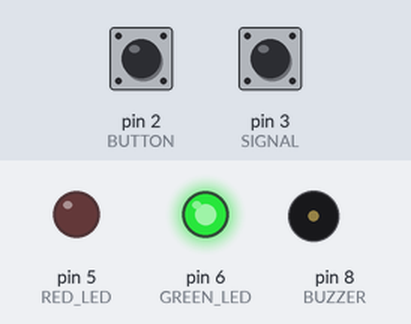
A sketch run on a simulated Arduino Uno, built with avr-gcc and run on an emulated ATmega328P. Parts: output pins drawn as LEDs (lit = HIGH), buzzer (waves = sounding). The test bench sets the inputs (shaded band); at power-on: pin 2 (BUTTON) HIGH, pin 3 (SIGNAL) HIGH.

Above: at 1.2 s.
1.3 s: pin 2 (BUTTON) pulled LOW for 0.15 s
At 2.1 s:
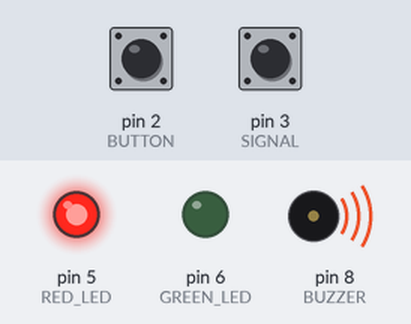
7.4 s: pin 3 (SIGNAL) pulled LOW for 0.15 s
At 8.0 s:
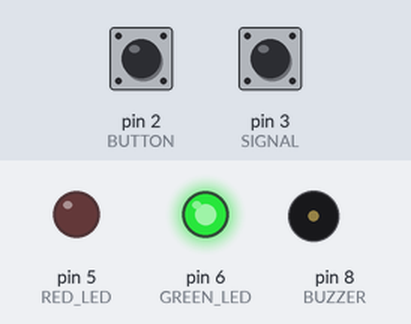
9.0 s: pin 2 (BUTTON) pulled LOW for 1 s
At 15.4 s:
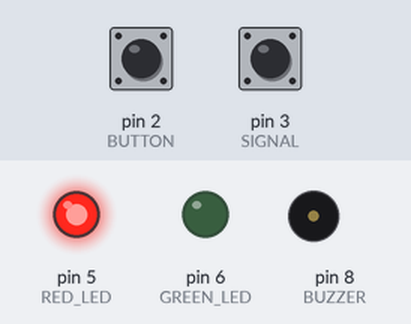
Timing chart, 0 to 16.9 s (numbered marks = the images above; inputs shaded):
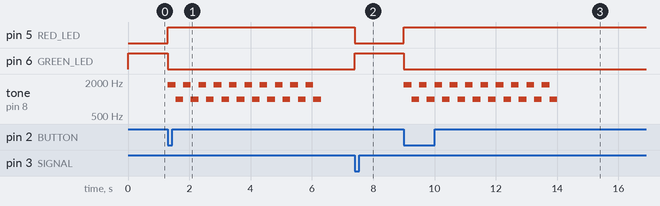

Measured:
- after the input at 1.3 s, pin 5 (RED_LED): LOW → HIGH at once; pin 6 (GREEN_LED): HIGH → LOW at once; tone on pin 8 (BUZZER): silent → 1800 Hz at once, then repeats every 0.50 s: 1000 Hz 0.25 s, 1800 Hz 0.25 s, until it stays silent from 6.3 s
- after the input at 7.4 s, pin 5 (RED_LED): HIGH → LOW at once; pin 6 (GREEN_LED): LOW → HIGH at once
- after the input at 9.0 s, pin 5 (RED_LED): LOW → HIGH at once; pin 6 (GREEN_LED): HIGH → LOW at once; tone on pin 8 (BUZZER): silent → 1800 Hz at once, then repeats every 0.50 s: 1000 Hz 0.25 s, 1800 Hz 0.25 s, until it stays silent from 14.0 s

The sketch:

Ardiunio.ino
```cpp
#define BUTTON 2
#define BUZZER 8
#define SIGNAL 3
#define RED_LED 5  // Use D5 for red LED instead; see note below
#define GREEN_LED 6
#define STATUS_PIN 3

bool sosActive = false;
bool backendConfirmedActive = false;

void setup() {
  pinMode(BUTTON, INPUT_PULLUP);
  pinMode(BUZZER, OUTPUT);
  pinMode(SIGNAL, OUTPUT);
  pinMode(RED_LED, OUTPUT);
  pinMode(GREEN_LED, OUTPUT);
  pinMode(STATUS_PIN, INPUT);

  digitalWrite(SIGNAL, HIGH);
  digitalWrite(RED_LED, LOW);
  digitalWrite(GREEN_LED, HIGH);
}

void emergencySiren() {
  for (int i = 0; i < 10; i++) {
    tone(BUZZER, 1800);
    delay(250);
    tone(BUZZER, 1000);
    delay(250);
  }
  noTone(BUZZER);
}

void loop() {
  if (!sosActive && digitalRead(BUTTON) == LOW) {
    sosActive = true;
    backendConfirmedActive = false;

    digitalWrite(RED_LED, HIGH);
    digitalWrite(GREEN_LED, LOW);

    digitalWrite(SIGNAL, LOW);
    emergencySiren();
    digitalWrite(SIGNAL, HIGH);

    while (digitalRead(BUTTON) == LOW) {
      delay(20);
    }
  }

  if (sosActive) {
    // Wait until NodeMCU confirms the backend SOS is active.
    if (digitalRead(STATUS_PIN) == HIGH) {
      backendConfirmedActive = true;
    }

    // After active was confirmed, LOW means backend reports resolved.
    if (backendConfirmedActive &&
        digitalRead(STATUS_PIN) == LOW) {
      sosActive = false;
      backendConfirmedActive = false;

      digitalWrite(RED_LED, LOW);
      digitalWrite(GREEN_LED, HIGH);
    }
  }

  delay(20);
}
```
